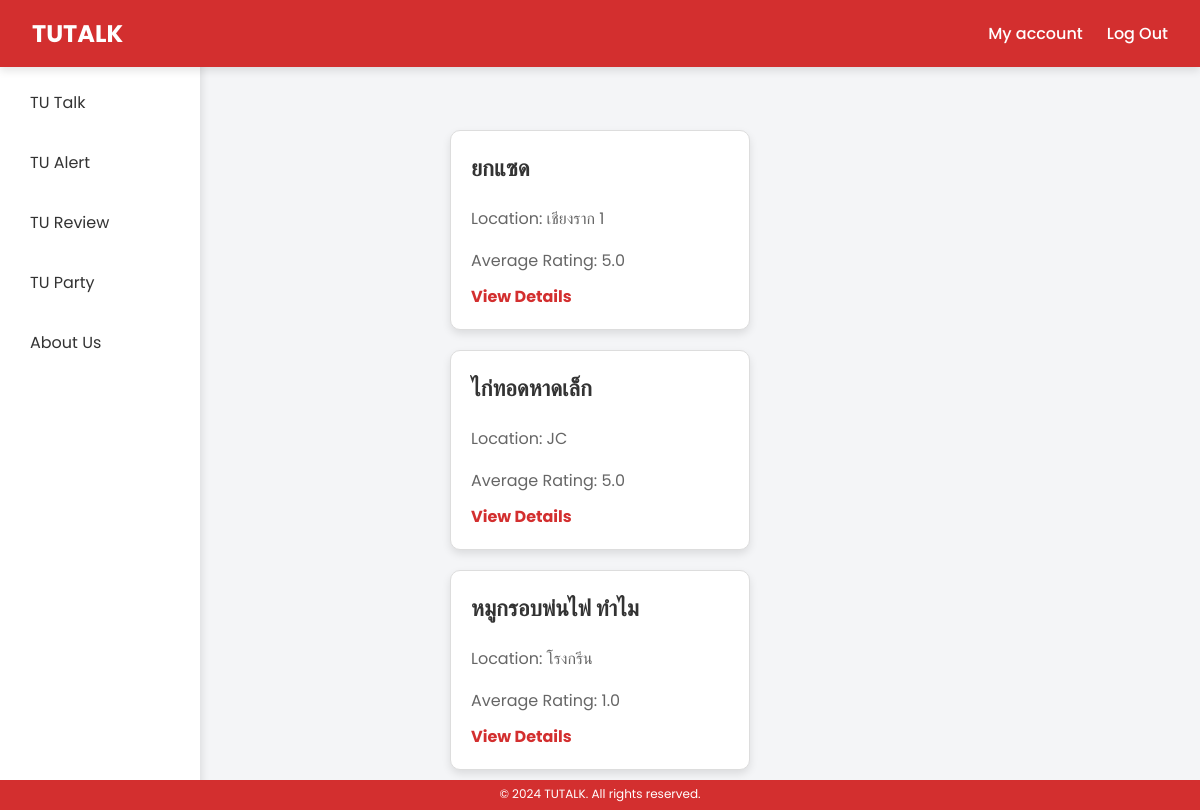
The page /tu_review/restaurant/ on the database its author committed.
### tu_review/models.py (models this page shows, shortened)
class Restaurant(models.Model):
    name = models.CharField(max_length=255)
    location = models.CharField(max_length=255)
    image = models.ImageField(upload_to="reviews/", null=True, blank=True)

### tu_review/views.py (the view)
# urls.py: path("restaurant/", restaurant_list, name="restaurant_list"),
def restaurant_list(request):
    restaurants = Restaurant.objects.all()
    top_restaurants = Restaurant.objects.annotate(
        avg_rating=models.Avg("reviews__rating")
    ).order_by("-avg_rating")[:3]
    return render(
        request,
        "restaurant_list.html",
        {"restaurants": restaurants, "top_restaurants": top_restaurants},
    )

### tu_review/templates/restaurant_list.html (shortened to what this page needs)
{% load static %}
<!DOCTYPE html>
<html lang="en">
<head>
    <link rel="stylesheet" href="{% static 'css\style_restaurant.css' %}">
</head>
<body>
    <nav class="navbar">
        <a href="{% url 'user_home' %}" class="logo">TUTALK</a>
        <div class="nav-links">
            <a href="{% url 'user_edit:profile' %}">My account</a>
            <a href="{% url 'home' %}">Log Out</a>
        </div>
    </nav>
    <div class="container">
        <div class="left-menu">
            <a href="{% url 'tu_talk:post_list' %}"
                class="{% if request.resolver_match.url_name == 'post_list' %}active{% endif %}">
                TU Talk
            </a>
            <a href="{% url 'tu_alert:alert_list' %}" class="{% if request.resolver_match.url_name == 'home' %}active{% endif %}">
                TU Alert
            </a>
            <a href="{% url 'tu_review:tu_review' %}" class="{% if request.resolver_match.url_name == 'home' %}active{% endif %}">
                TU Review
            </a>
            <a href="{% url 'tu_party:party_list' %}" class="{% if request.resolver_match.url_name == 'party_list' %}active{% endif %}">
                TU Party
            </a>
            <a href="{% url 'about' %}" class="{% if request.resolver_match.url_name == 'about' %}active{% endif %}">
                About Us
            </a>
        </div>
        {% for restaurant in top_restaurants %}
        <div class="ReviewRestaurant">
            <h3>{{ restaurant.name }}</h3>
            <p>Location: {{ restaurant.location }}</p>
            <p>Average Rating: {{ restaurant.avg_rating }}</p>
            <a href="{% url 'tu_review:restaurant_detail' restaurant.id %}">View Details</a>
        </div>
        {% endfor %}
    </div>
    <footer class="footer">
        <p>&copy; 2024 TUTALK. All rights reserved.</p>
    </footer>
</body>
</html>

### tu_review/static/css/style_restaurant.css (style rules this page uses)
* { margin: 0; padding: 0; box-sizing: border-box; font-family: 'Poppins', sans-serif; }
body { width: 100%; height: 50vh; background: #f4f5f7; display: flex; flex-direction: column; margin-top:70px; padding-bottom: 50px; margin-bottom: 150px; }
.container { max-width: 800px; margin: 20px auto; padding: 20px; flex: 1; }
.navbar { position: relative; display: flex; justify-content: space-between; align-items: center; padding: 10px 20px; background-color: #d32f2f; color: #fff; box-shadow: 0px 5px 15px rgba(0, 0, 0, 0.2); z-index: 10; }
.navbar { background-color: #D32F2F; padding: 1rem 2rem; display: flex; align-items: center; justify-content: center; width: 100%; position: fixed; top: 0; z-index: 1000; box-shadow: 0 4px 8px rgba(0, 0, 0, 0.1); color: #fff; }
.navbar .logo { font-size: 1.5rem; font-weight: bold; text-decoration: none; color: #fff; margin-right: auto; }
.navbar .nav-links { display: flex; gap: 1.5rem; margin-left: auto; }
.navbar .nav-links a { color: #fff; text-decoration: none; font-weight: 500; transition: color 0.3s; }
.left-menu { width: 200px; padding: 20px; background-color: #ffffff; height: calc(100vh - 60px); position: fixed; top: 60px; left: 0; color: #030303; font-family: 'Roboto', sans-serif; box-shadow: 2px 0 8px rgba(0, 0, 0, 0.1); }
.left-menu a { display: block; color: #333; text-decoration: none; margin-bottom: 15px; font-size: 1rem; padding: 10px; border-radius: 8px; transition: background-color 0.3s; }
.ReviewRestaurant { background-color: #fff; border: 1px solid #ddd; border-radius: 10px; box-shadow: 0 4px 8px rgba(0, 0, 0, 0.1); padding: 20px; margin: 20px auto; width: 300px; min-height: 200px; display: flex; flex-direction: column; justify-content: space-between; }
.ReviewRestaurant h3 { font-size: 1.4rem; margin-bottom: 10px; color: #333; font-weight: bold; }
.ReviewRestaurant p { font-size: 1rem; color: #666; margin: 5px 0; }
.ReviewRestaurant a { color: #d32f2f; text-decoration: none; font-weight: bold; transition: color 0.3s ease; }
.container p { font-size: 1rem; color: #666; margin: 5px 0; }
.footer { width: 100%; text-align: center; position: fixed; bottom: 0; padding: 10px 0; background: #d32f2f; color: #fff; font-size: 14px; z-index: 10; }
.footer { width: 100%; text-align: center; position: fixed; bottom: 0; padding: 5px 0; background: #d32f2f; color: #fff; font-size: 12px; height: 30px; z-index: 100; margin-top: 10px; }
.footer p { margin: 0; }
.footer, .footer * { color: #fff !important; }

### rows shown on the page
Restaurant: name "ยกแซด", location "เชียงราก 1", avg_rating "5.0"
Restaurant: name "ไก่ทอดหาดเล็ก", location "JC", avg_rating "5.0"
Restaurant: name "หมูกรอบพ่นไฟ ทำไม", location "โรงกรีน", avg_rating "1.0"
